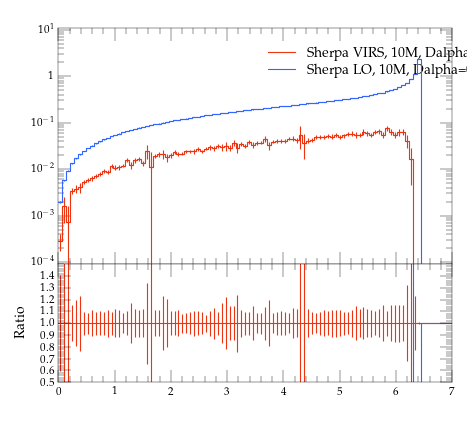

The Python source for this figure:
#! /usr/bin/env python

# This Python script was auto-generated using YODA v2.0.0.
# Analysis object: /evtb/inc_t_pt
# Timestamp: 16-04-2024 (10:08:55)

import matplotlib as mpl
import matplotlib.pyplot as plt
mpl.use('Agg') # comment out for interactive use
import os
import numpy as np

plotDir = os.path.split(os.path.realpath(__file__))[0]
if 'YODA_USER_PLOT_PATH' in globals():
    plot_outdir = globals()['YODA_USER_PLOT_PATH']
else:
    plot_outdir = plotDir

#plot style
plt.style.use(os.path.join(plotDir, '../default.mplstyle'))
# plot metadata
figW, figH = plt.rcParams['figure.figsize']
ax_xLabel = r''
ax_yLabel = r''
ax_title  = r''
ax_xScale = 'linear'
ax_yScale = 'log'
xLims = (0.0, 7.0)
yLims = (9e-05, 11.0)

# TeX-friendly labels for the legend
labels = [ r"Sherpa VIRS, 10M, Dalpha=0.01", r"Sherpa LO, 10M, Dalpha=0.01" ]

# Create figure and axis objects
fig, (ax, ratio0_ax) = plt.subplots(2, 1, sharex=True,
                  figsize=(figW,figH), gridspec_kw={'height_ratios': (2, 1)})
ratio0_ax.yaxis.set_major_locator(mpl.ticker.MultipleLocator(0.1))
ratio0_ax.set_ylim(0.5, 1.4999)
ratio0_ax.set_ylabel('Ratio')

# LineColor map: curve index -> color
linecolors = {0: '#EE3311', 1: '#3366FF'}
# the numerical data is stored in a separate file
dataf = dict()
prefix = os.path.split(__file__)[0]
if prefix:    prefix = prefix + '/'
exec(open(prefix+'inc_t_pt__data.py').read(), dataf)


legend_handles = [] # keep track of handles for the legend

# style options for curves
# starts at zorder>=5 to draw curve on top of legend
styles = {
  'curve0': {
    'color' : linecolors[0],
    'linestyle' : '-',
    'marker' : 'o',
    'zorder' : 5,
    'histstyle' : True,
  },
  'curve1': {
    'color' : linecolors[1],
    'linestyle' : '-',
    'marker' : 'o',
    'zorder' : 6,
    'histstyle' : True,
  },
}
# curve from input yoda files in main panel
for label in dataf['yvals'].keys():
    if all(np.isnan(v) for v in dataf['yvals'][label]):
        continue
    tmp = None
    if styles[label]['histstyle']: # draw as histogram
        tmp, = ax.plot(dataf['xedges'], dataf['yedges'][label],
                       color=styles[label]['color'],
                       linestyle=styles[label]['linestyle'],
                       drawstyle='steps-pre', solid_joinstyle='miter',
                       zorder=styles[label]['zorder'], label=label)
        ax.errorbar(dataf['xpoints'], dataf['yvals'][label], color=styles[label]['color'],
                    xerr=dataf['xerrs'], yerr=[dataf['ydowns'][label], dataf['yups'][label]],
                    linestyle='none', zorder=styles[label]['zorder'])
    else: # draw as scatter
        tmp = ax.errorbar(dataf['xpoints'], dataf['yvals'][label],
                          xerr=dataf['xerrs'],
                          yerr=[ dataf['ydowns'][label],
                          dataf['yups'][label] ],
                          fmt=styles[label]['marker'],
                          ecolor=styles[label]['color'],
                          color=styles[label]['color'], zorder=2)
        tmp[-1][0].set_linestyle(styles[label]['linestyle'])
    legend_handles += [tmp]
    for varLabel in dataf['variation_yvals'].keys():
        if varLabel.startswith(label):
            tmp, = ax.plot(dataf['xedges'], dataf['variation_yvals'][varLabel],
                           color=styles[label]['color'],
                           linestyle=styles[label]['linestyle'],
                           drawstyle='steps-pre', solid_joinstyle='miter',
                           zorder=styles[label]['zorder'], alpha=0.5)


# plots on ratio panel
# curve from input yoda files in ratio panel
for label, yvals in dataf['ratio0_yvals'].items():
    if all(np.isnan(v) for v in yvals):
        continue
    if styles[label]['histstyle']: # plot as histogram
        ratio0_ax.plot(dataf['xedges'], yvals,
                       color=styles[label]['color'],
                       linestyle=styles[label]['linestyle'],
                       drawstyle='steps-pre', zorder=1,
                       solid_joinstyle='miter')
        ratio0_ax.vlines(dataf['xpoints'],
                         dataf['ratio0_ymin'][label],
                         dataf['ratio0_ymax'][label],
                         color=styles[label]['color'], zorder=1)
    else: # plot as scatter
        tmp = ratio0_ax.errorbar(dataf['xpoints'],
                                 yvals, xerr=dataf['xerrs'],
                                 yerr=dataf['ratio0_yerrs'][label],
                                 fmt=styles[label]['marker'],
                                 ecolor=styles[label]['color'],
                                 color=styles[label]['color'])
        tmp[-1][0].set_linestyle(styles[label]['linestyle'])

    for varlabel in dataf['ratio0_variation_vals'].keys():
        if varlabel.startswith(label):
            ratio0_ax.plot(dataf['xedges'],
                            dataf['ratio0_variation_vals'][varlabel],
                            color=styles[label]['color'],
                            linestyle=styles[label]['linestyle'],
                            drawstyle='steps-pre', solid_joinstyle='miter',
                            zorder=1, alpha=0.5)

legend_pos = (0.5, 0.97)
ax.legend(legend_handles, labels, loc='upper left', bbox_to_anchor=legend_pos)

# set plot metadata as defined above
ratio0_ax.set_xlabel(ax_xLabel)
ratio0_ax.xaxis.set_label_coords(1., -.15)
ax.set_ylabel(ax_yLabel, loc='top')
ax.set_title(ax_title, loc='left')
ax.set_xscale(ax_xScale)
ax.set_yscale(ax_yScale)
ax.set_xlim(xLims)
ax.set_ylim(yLims)

# tick formatting
plt.rcParams['xtick.top'] = True
plt.rcParams['ytick.right'] = True
ax.yaxis.set_major_locator(mpl.ticker.LogLocator(base=10.0, numticks=np.inf))
ax.yaxis.set_minor_locator(mpl.ticker.LogLocator(
                           base=10.0, subs=np.arange(0.1, 1, 0.1), numticks=np.inf))
fig.align_ylabels((ax, ratio0_ax))
plt.savefig(os.path.join(plot_outdir, 'inc_t_pt.pdf'), format='PDF')
plt.savefig(os.path.join(plot_outdir, 'inc_t_pt.png'), format='PNG')

plt.close(fig)
